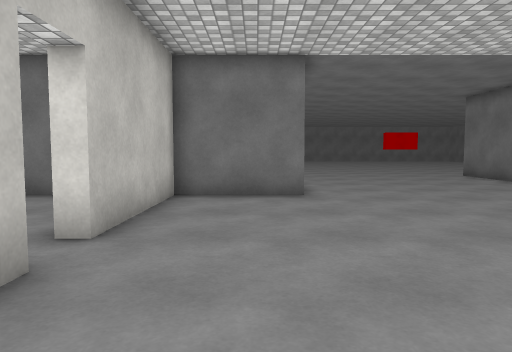
[1] (above)

17 first-person views from a walk through a 3-D level made in the Unity game engine. The camera is 1.2 m above the floor, tilts 4° down and sees 70° across. The floor is counted in squares, 1 m on a side. Each view is taken from the middle of a square. On the plan, view 1 faces up. The plan holds only what a view shows up to about 15 squares ahead; the rest is blank. The place goes on beyond the plan. The player character is not drawn. Surface patterns are stand-ins for the level's own textures.

[2]
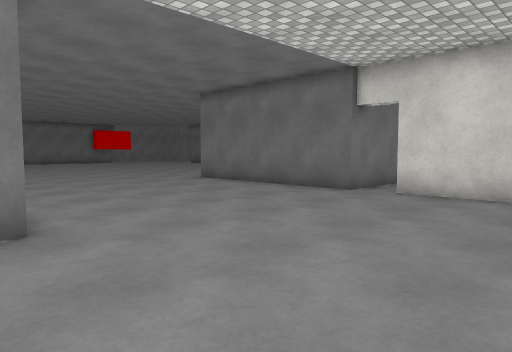

[3]
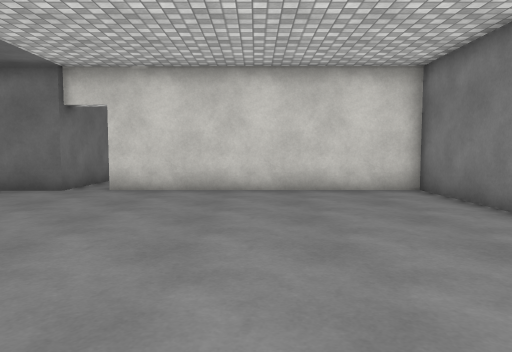

[4]
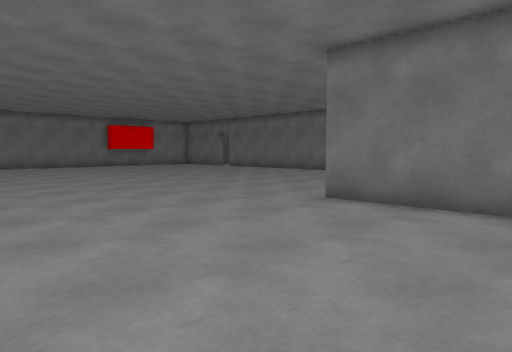

[5]
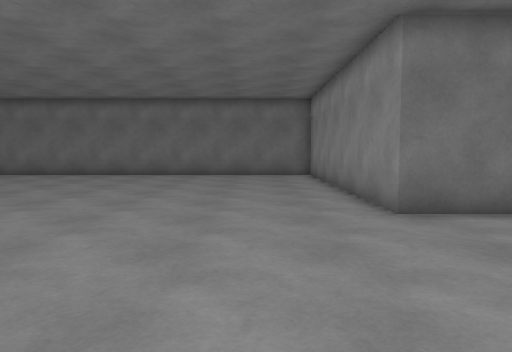

[6]
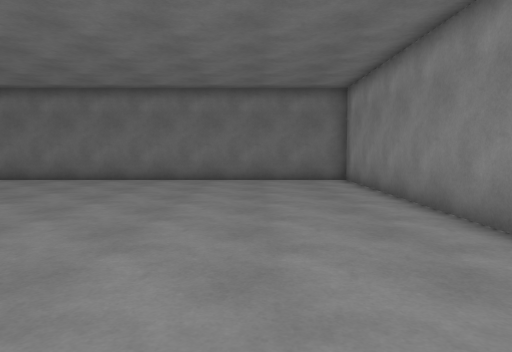

[7]
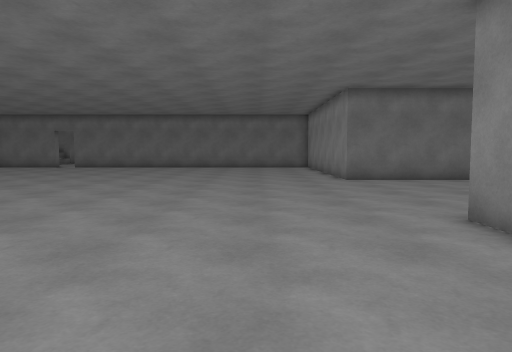

[8]
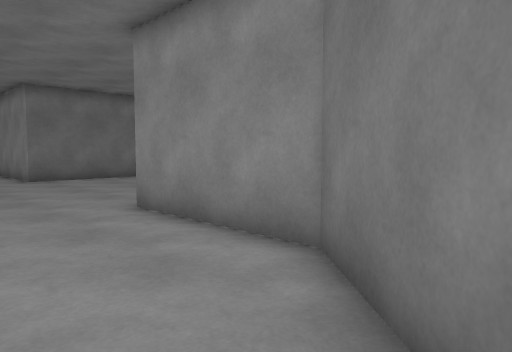

[9]
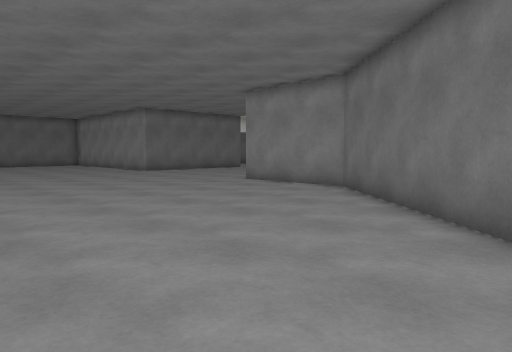

[10]
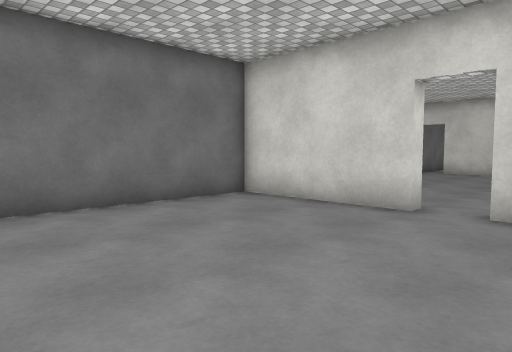

[11]
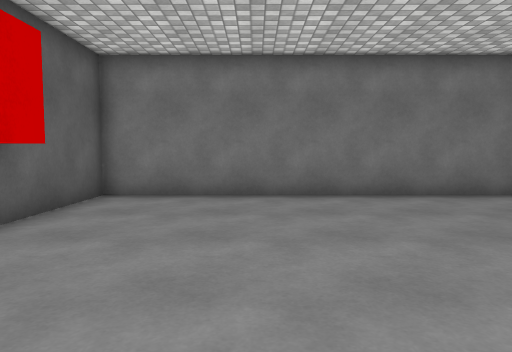

[12]
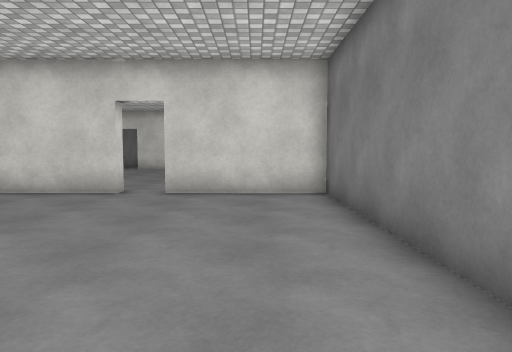

[13]
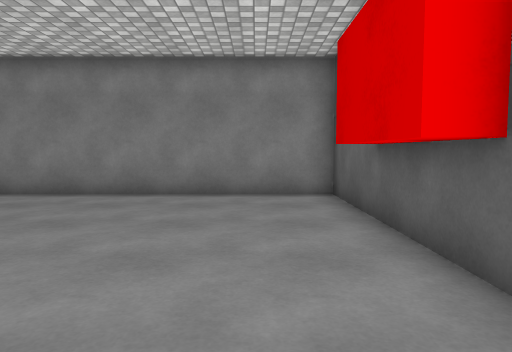

[14]
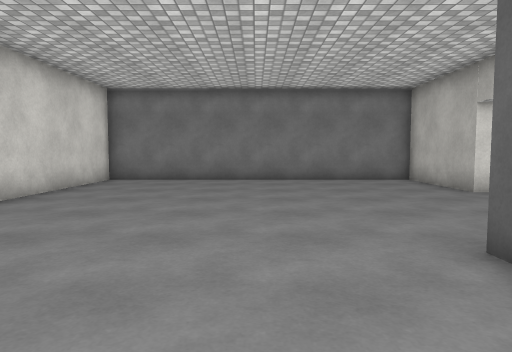

[15]
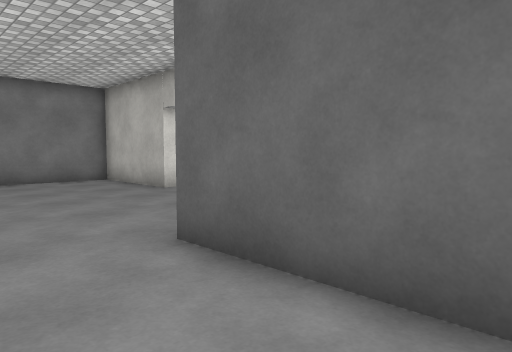

[16]
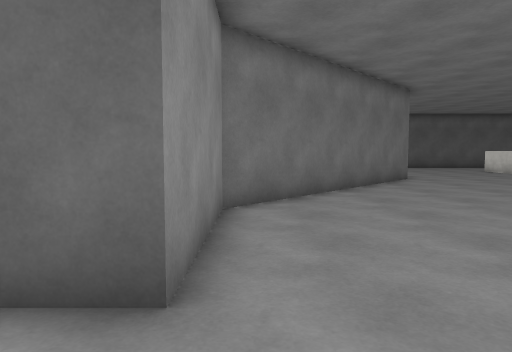

[17]
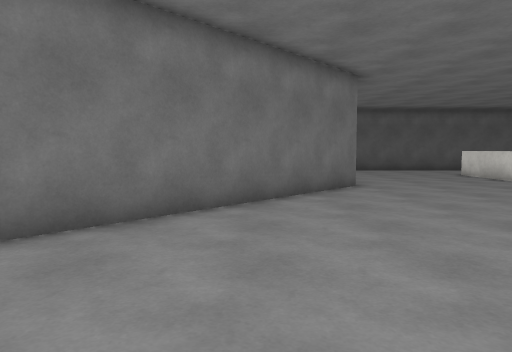

### Floor plan
Points are (right, up) in squares from view 1. A wall is a line through its corners. A room is listed if a view was taken in it or the views show most of it. See-through windows are left out.
Room 1 (views 1, 2, 3, 4, 5, 6, 7, 8, 9, 14, 15, 16, 17)
walls: (1.3, 13.6) (1.3, 9.8) (-2.2, 9.8) (-2.2, 4.9); (9.8, 9.8) (9.8, 17.3) (20.8, 17.3) (20.8, 28.5); (-2.3, 3.6) (-2.3, -1) (10, -1) (10.1, 8.5); (-11.5, 24.5) (-3.4, 17.3) (1.3, 17.3) (1.3, 16)
ways out: opening at (-2.5, 4) to room 2; opening at (10, 9)
Room 2 (views 10, 11, 12, 13)
walls: (-13.4, 5.9) (-13.4, 2.5); (-2.2, 4.9) (-2.7, 4.9) (-2.7, 9.8) (-14.1, 9.8) (-14.1, -1) (-2.8, -1) (-2.8, 3.6) (-2.3, 3.6)
ways out: opening at (-2.5, 4) to room 1

Where each view was taken, in squares from view 1:
view 1: 0 up, 0 right, facing up
view 2: 4 up, 0 right, facing up-right
view 3: 4 up, 1 left, facing right
view 4: 12 up, 2 right, facing up-right
view 5: 20 up, 3 right, facing right
view 6: 21 up, 6 right, facing right
view 7: 21 up, 5 left, facing right
view 8: 21 up, 6 left, facing down-right
view 9: 28 up, 10 left, facing down-right
view 10: 2 up, 10 left, facing up-right
view 11: 0 up, 10 left, facing up
view 12: 1 up, 13 left, facing right
view 13: 9 up, 12 left, facing down
view 14: 14 up, 4 right, facing down
view 15: 14 up, 4 right, facing down-left
view 16: 18 up, 4 right, facing left
view 17: 21 up, 1 right, facing left
